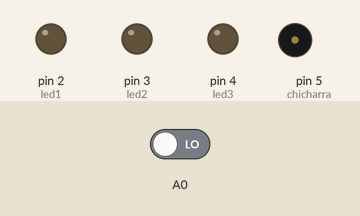
This sketch was run on a simulated Arduino Uno, built with avr-gcc and run on an emulated ATmega328P. Shown: output pins drawn as LEDs (lit = HIGH), buzzer (waves = sounding). Inputs (shaded band) come from the test bench; at power-on: A0 LOW. What the sketch prints to the serial monitor is not drawn.

Above: at 1.2 s.
1.3 s: A0 driven HIGH
At 1.6 s:
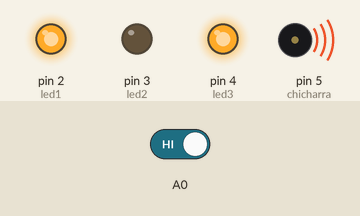
At 3.2 s:
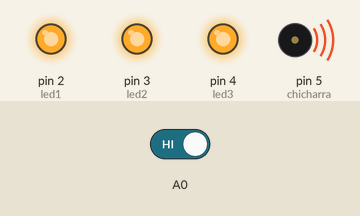
4.3 s: A0 driven LOW
At 4.7 s:
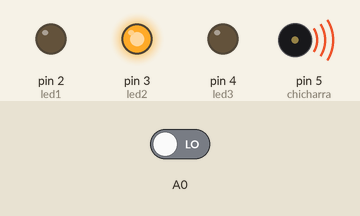
Timing chart, 0 to 7.3 s (numbered marks = the images above; inputs shaded):
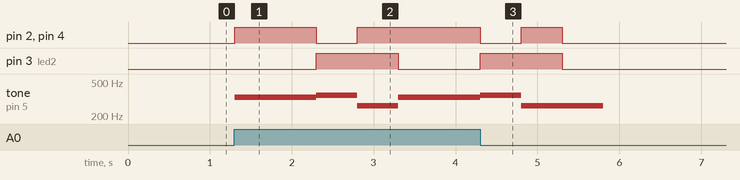

Measured:
- after the input at 1.3 s, pin 2 (led1), pin 4 (led3): LOW → HIGH at once, → LOW 1.0 s later, → HIGH 0.50 s later; pin 3 (led2): LOW → HIGH after 1.0 s, → LOW 1.0 s later; tone on pin 5 (chicharra): silent → 330 Hz at once, → 349 Hz 1.0 s later, → 262 Hz 0.50 s later, → 330 Hz 0.50 s later
- after the input at 4.3 s, pin 3 (led2): goes on until 5.3 s, then stays LOW

The sketch:

Proyecto_final_Mundo_8_lampara.ino
```cpp
int micro = 0;
int led1 = 2;
int led2 = 3;
int led3 = 4;
int chicharra = 5;

  int do4 = 262;
  int re4 = 294;
  int mi4 = 330;
  int fa4 = 349;

void setup()
{

  Serial.begin (115200);

  pinMode (micro, INPUT);
  pinMode (chicharra, OUTPUT);
  pinMode (led1, OUTPUT);
  pinMode (led2, OUTPUT);
  pinMode (led3, OUTPUT);

}

void loop() {

  micro = digitalRead (A0);
  Serial.println (micro);
  delay (1);

  if (micro==true)
  {

    digitalWrite (led1, HIGH);
    digitalWrite (led2, LOW);
    digitalWrite (led3, HIGH);

    tone (chicharra, mi4, 1000);
    delay (500);
    tone (chicharra, mi4, 1000);
    delay (500);

    digitalWrite (led1, LOW);
    digitalWrite (led2, HIGH);
    digitalWrite (led3, LOW);

    tone (chicharra, fa4, 1000);
    delay (500);

    digitalWrite (led1, HIGH);
    digitalWrite (led2, HIGH);
    digitalWrite (led3, HIGH);

    tone (chicharra, do4, 1000);
    delay (500);

    digitalWrite (led1, HIGH);
    digitalWrite (led2, HIGH);
    digitalWrite (led3, LOW);

  }
  else
  {

    digitalWrite (chicharra, LOW);
    digitalWrite (led1, LOW);
    digitalWrite (led2, LOW);
    digitalWrite (led3, LOW);

  }

}
```

Numero_negativo_o_positivo.cpp
```cpp
#include <stdio.h>

int main()
{

	int num;

	printf ("Escribe un numero: ");
	scanf ("%d", &num);

	if (num>0)
	{

		printf("Es un numero positivo");

	}
	else
	{

		printf ("Es un numero negativo");

	}

	return 0;

}
```

Numero_par_o_impar.cpp
```cpp
#include <stdio.h>

int main()
{

	int num;

	printf ("Escribe un numero: ");
	scanf ("%d", &num);

	if (num%2==0)
	{

		printf("Es un numero par");

	}
	else
	{

		printf ("Es un numero impar");

	}

	return 0;

}
```

Sumar_numeros_impares.cpp
```cpp
#include <stdio.h>

int main()
{

	int num;
	int sum=0;

	do
	{


		printf ("Escribe un numero: ");
		scanf ("%d", &num);

		if (num%2!=0)
		{

			sum=num+sum;

		}

	}
	while (num!=0);
	printf ("%d", sum);

}
```

Switch_dia_de_la_semana.cpp
```cpp
#include <stdio.h>

int main()
{

	int dia;

	printf ("Escribe un numero: ");
	scanf ("%d", &dia);

	switch (dia)
	{

		case 1:

			printf ("Lunes");

			break;
		case 2:

			printf ("Martes");

			break;
		case 3:

			printf ("Miercoles");

			break;
		case 4:

			printf ("Jueves");

			break;
		case 5:

			printf ("Viernes");

			break;
		case 6:

			printf ("Sabado");

			break;
		case 7:

			printf ("Domingo");

			break;
		default:

			printf ("El numero no es valido");

			break;

	}

}
```
